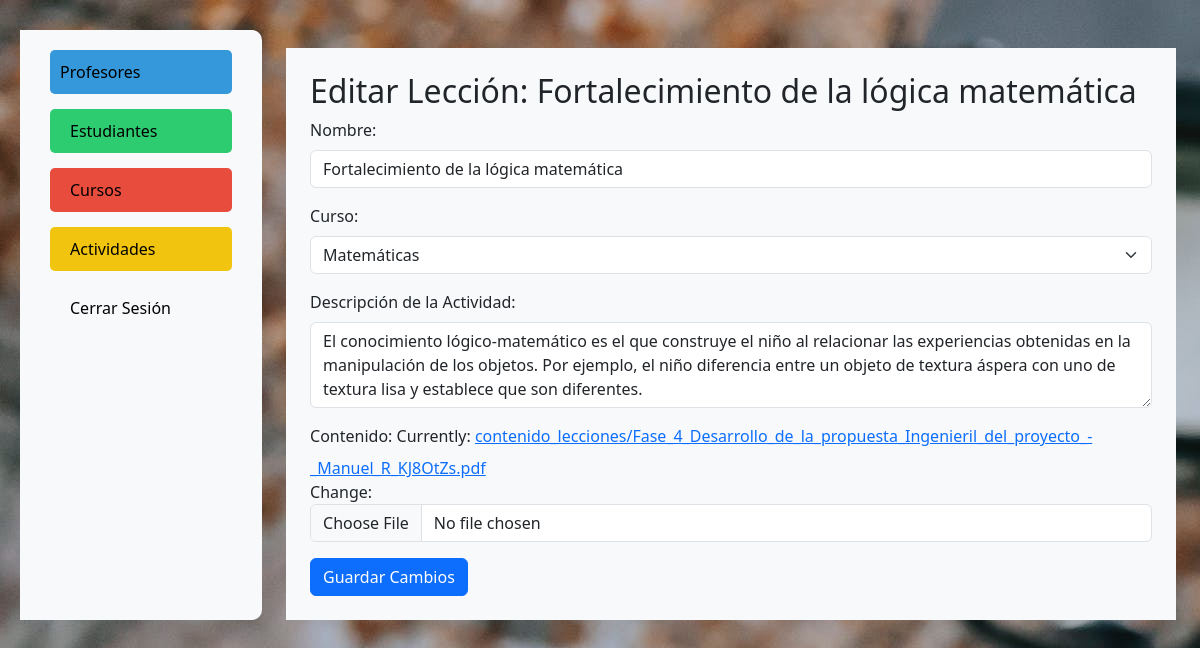
The app's page /lecciones/editar/2/ with its own data.
### cursos/models.py (models this page shows)
class Leccion(models.Model):
    nombre = models.CharField(max_length=100)
    curso = models.ForeignKey(Curso, related_name='lecciones', on_delete=models.CASCADE)
    descripcion_actividad = models.TextField()
    contenido = models.FileField(upload_to='contenido_lecciones/')

### cursos/views.py (the view)
# urls.py: path('lecciones/editar/<int:leccion_id>/', views.editar_leccion, name='editar_leccion'),
def editar_leccion(request, leccion_id):
    leccion = get_object_or_404(Leccion, pk=leccion_id)
    if request.method == 'POST':
        form = LeccionForm(request.POST, instance=leccion)
        if form.is_valid():
            form.save()
            return redirect('lista_lecciones')
    else:
        form = LeccionForm(instance=leccion)
    return render(request, 'cursos/editar_leccion.html', {'form': form, 'leccion': leccion})

### cursos/forms.py
class LeccionForm(forms.ModelForm):
    class Meta:
        model = Leccion
        fields = ['nombre', 'curso', 'descripcion_actividad', 'contenido']
        widgets = {
            'nombre': forms.TextInput(attrs={'class': 'form-control'}),
            'curso': forms.Select(attrs={'class': 'form-select'}),
            'descripcion_actividad': forms.Textarea(attrs={'class': 'form-control', 'rows': 3}),
            'contenido': forms.ClearableFileInput(attrs={'class': 'form-control'}),
        }

### cursos/models.py (called while the page is built)
    def __str__(self):
        return self.nombre

### cursos/templates/cursos/editar_leccion.html (shortened to what this page needs)
{% extends 'plantilla.html' %}
{% block content %}
<div class="container mt-4">
    <form method="post" enctype="multipart/form-data" class="p-4 bg-light">
        <h2>Editar Lección: {{ leccion.nombre }}</h2>
        <div class="mb-3">
            <label for="id_nombre" class="form-label">Nombre:</label>
            {{ form.nombre }}
        </div>
        <div class="mb-3">
            <label for="id_curso" class="form-label">Curso:</label>
            {{ form.curso }}
        </div>
        <div class="mb-3">
            <label for="id_descripcion_actividad" class="form-label">Descripción de la Actividad:</label>
            {{ form.descripcion_actividad }}
        </div>
        <div class="mb-3">
            <label for="id_contenido" class="form-label">Contenido:</label>
            {{ form.contenido }}
        </div>
        <button type="submit" class="btn btn-primary">Guardar Cambios</button>
    </form>
</div>
{% endblock %}

### cursos/static/estilos.css (style rules this page uses)
body { background-color: #2052bd; }
body { background-image: url('img/fondo.jpg'); }

### records on screen
Leccion: nombre "Fortalecimiento de la lógica matemática", curso "Matemáticas", descripcion_actividad "El conocimiento lógico-matemático es el que construye el niño al relacionar las experiencias obtenidas en la manipulación de los objetos. Por ejemplo, el niño diferencia entre un objeto de textura áspera con uno de textura lisa y establece que son diferentes."
